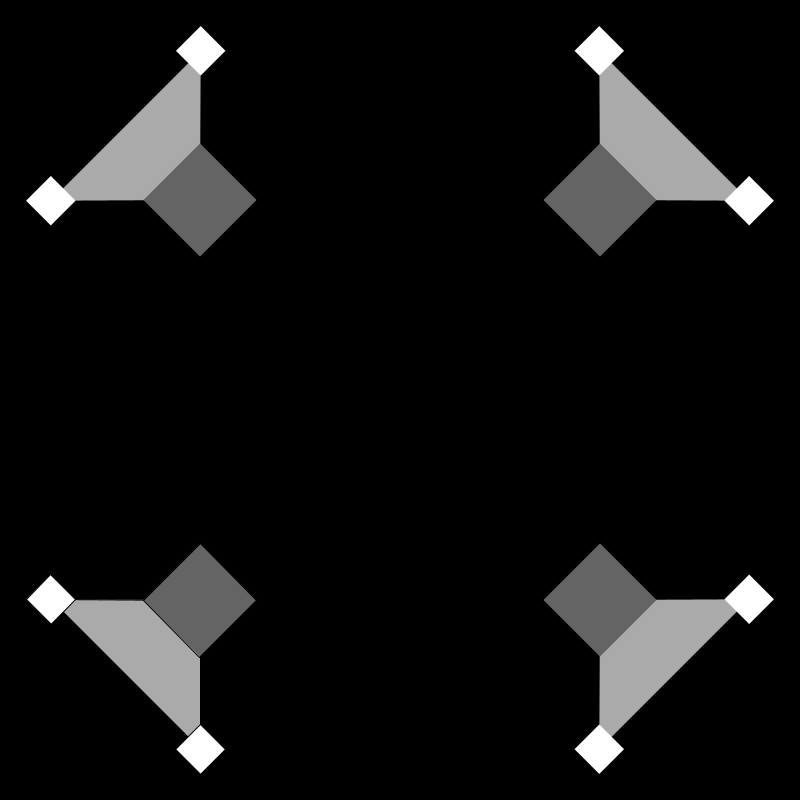
Frame 1 (no input)
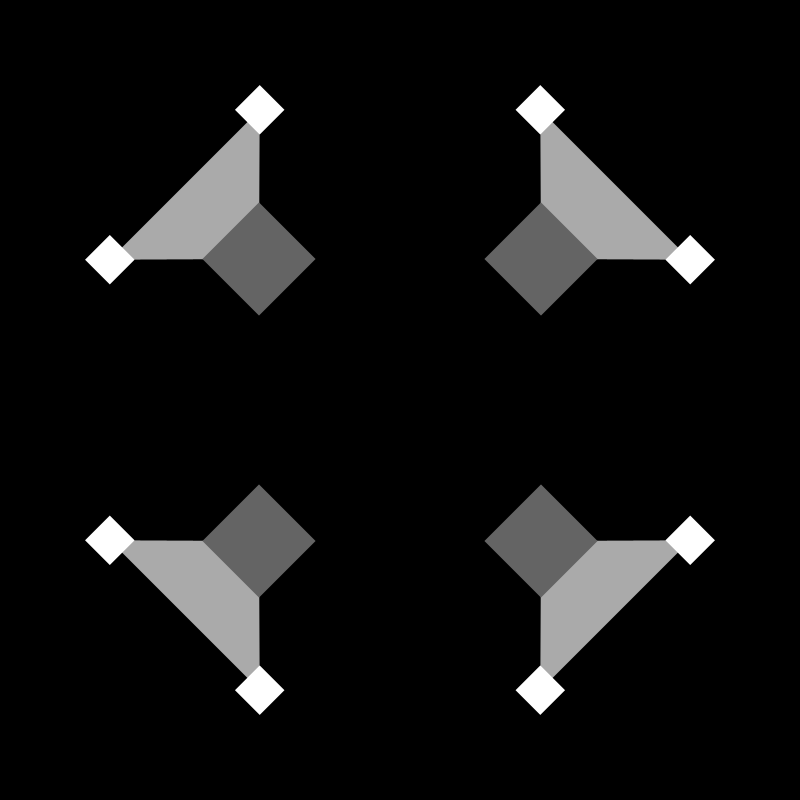
Frame 60 (the mouse pressed at the canvas centre just before this capture)
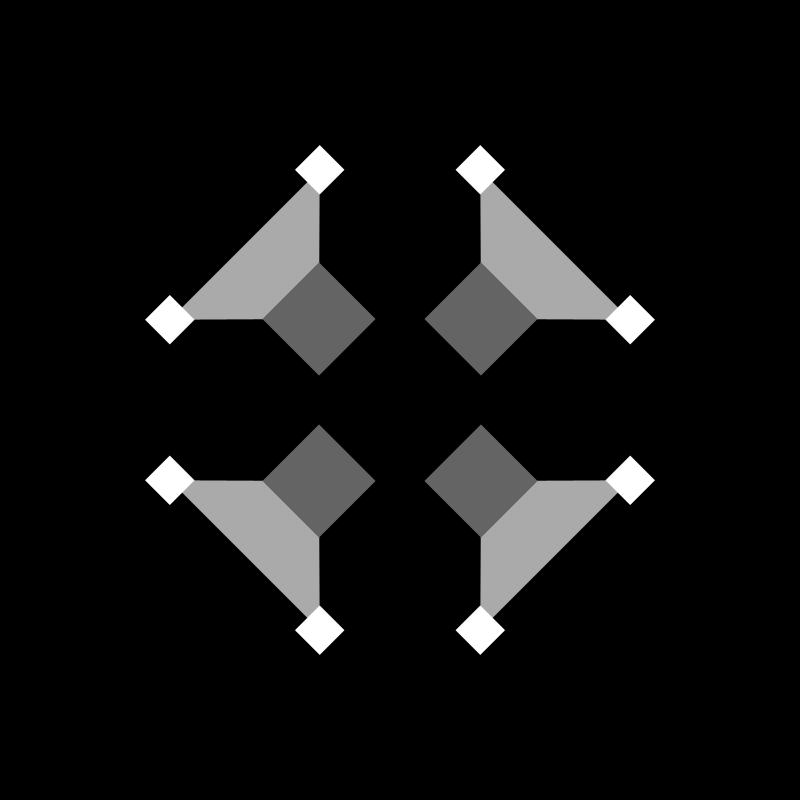
Frame 120 (the mouse held since frame 60 and released just before this capture)

The Processing sketch that drew these frames (run headless with seeded random() and noise(); from frame 60 on, the mouse is pressed at the canvas centre):

// Processing sketch: processing_94674
// ── processing_94674.pde

int DownLeftx = 200;
int DownLefty = 600;
//--------------------
int DownRightx = 600;
int DownRighty = 600;
//--------------------
int UpLeftx = 200;
int UpLefty = 200;
//--------------------
int UpRightx = 600;
int UpRighty = 200;

int speed = 1;
int speed2 = 1;
int speed3 = 1;
int speed4 = 1;




void setup() {
  size(800, 800);
  //background(0);
}
void draw () { 
  frameRate(20);

  background(0);
  pushMatrix();
  translate(DownLeftx, DownLefty);
  rotate(QUARTER_PI);
  machDasDreieck(0, 0, 70, 170, 170, 170);
  LeftDown();
  popMatrix();
  //----------------------------------

  pushMatrix();
  translate(DownRightx, DownRighty);
  rotate((PI+PI)-QUARTER_PI);
  machDasDreieck(0, 0, 70, 170, 170, 170);
  RightDown();

  popMatrix();
  //----------------------------------

  pushMatrix();
  translate(UpLeftx, UpLefty);
  rotate(HALF_PI+(QUARTER_PI));
  machDasDreieck(0, 0, 70, 170, 170, 170);
  LeftUp();

  //angle += 0.1;
  popMatrix();
  //----------------------------------
  pushMatrix();
  translate(UpRightx, UpRighty);
  rotate(PI+(QUARTER_PI));
  machDasDreieck(0, 0, 70, 170, 170, 170);
  RightUp();

  //angle += 0.1;
  popMatrix();


 // println("mouse x = " +mouseX);
  //println("mouse y = " +mouseY);
}



void machDasDreieck(int P1X, int P1Y, int triangleSize, 
int R, int G, int B) {
int change = 36;
  fill(R, G, B);
  int P2X = (P1X+change)+triangleSize;
  float P2Y = P1Y+(triangleSize*1.5);
  int P3X = (P1X-change)-triangleSize;
  float P3Y = P1Y+(triangleSize*1.5);

    triangle(
  P1X, P1Y, //P1
  P2X, P2Y, //P2
  P3X, P3Y ); //P3 
  noFill();


  fill(255);
  rectMode(CENTER);
  rect(P2X, P2Y, 35, 35);
  rect(P3X, P3Y, 35, 35);
  //rect(P1X+triangleSize, P1Y+(triangleSize*1.5), 35, 35);
  //rect(P1X-triangleSize, P1Y+(triangleSize*1.5), 35, 35);
  noFill();
  fill(100);

  rect(P1X, P1Y, 80, 80);
  noFill();


  noStroke();
  noFill();
}

void LeftDown(){
  //println("      LeftDown x = "+ DownLeftx);
  //println("      LeftDown y = "+ DownLefty);
  //println("speed4 y = "+ speed4);
  //x=200
  //y=600
  if ( DownLeftx >=200 && DownLeftx <(width/2)){
  DownLeftx += speed4;}
  
  if ( DownLefty >=(height/2) && DownLefty <601){

  DownLefty -= speed4;
  }
  
  if (DownLeftx >= (width/2)) {
    DownLeftx =(200);
  }
 if (DownLefty <= (width/2)) {
    DownLefty =600;
  }
}
  
void LeftUp(){
  //x=200
  //y=600
  //println("(Leftup x = "+ UpLeftx);
  //println("Leftup y = "+ UpLefty);
  if ( UpLeftx >=200){
  UpLeftx += speed;}
  if ( UpLefty >=200){

  UpLefty += speed;
  }
  if (UpLeftx == (width/2)) {
    UpLeftx =200;
  }
  if (UpLefty >= width/2) {
    UpLefty =200;
  }
  }
void RightDown(){
  //println("RightDown x = "+ DownRightx);
  //println("RightDown y = "+ DownRighty);
  //x=600
  //y=600
  if ( DownRightx >400 && DownRightx <=600){
  DownRightx -= speed3;}
  
  if ( DownRighty >(height/2) && DownRighty <601){

  DownRighty -= speed3;
  }
  
 if (DownRightx <= (width/2)) {
    DownRightx =(600);
  }
  if (DownRighty <= (width/2)) {
    DownRighty =600;
  }
}
void RightUp(){
  //x=600
  //y=200
  if ( UpRightx <=600){
  UpRightx -= speed2;}
  if ( UpRighty >=200){

  UpRighty += speed2;
  }
  if (UpRightx <= width/2) {
    UpRightx =600;
  }
  if (UpRighty >= width/2) {
    UpRighty =200;
  }
  }
